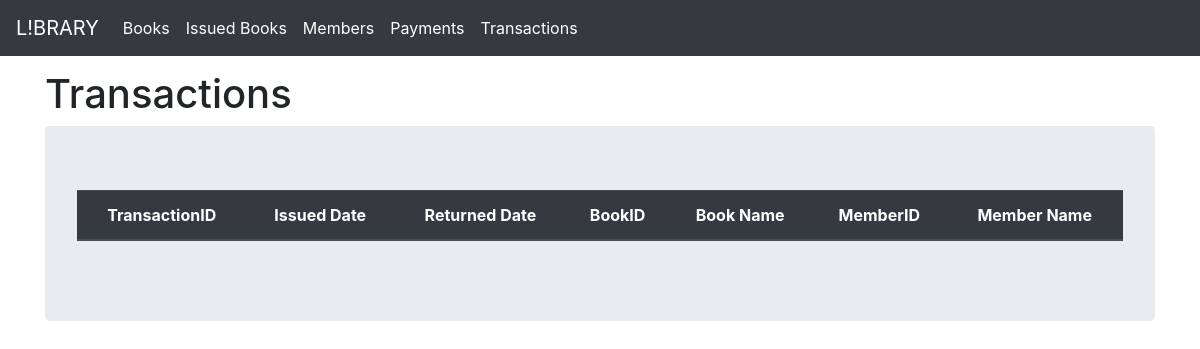
Page /trasaction on the earlier database version.
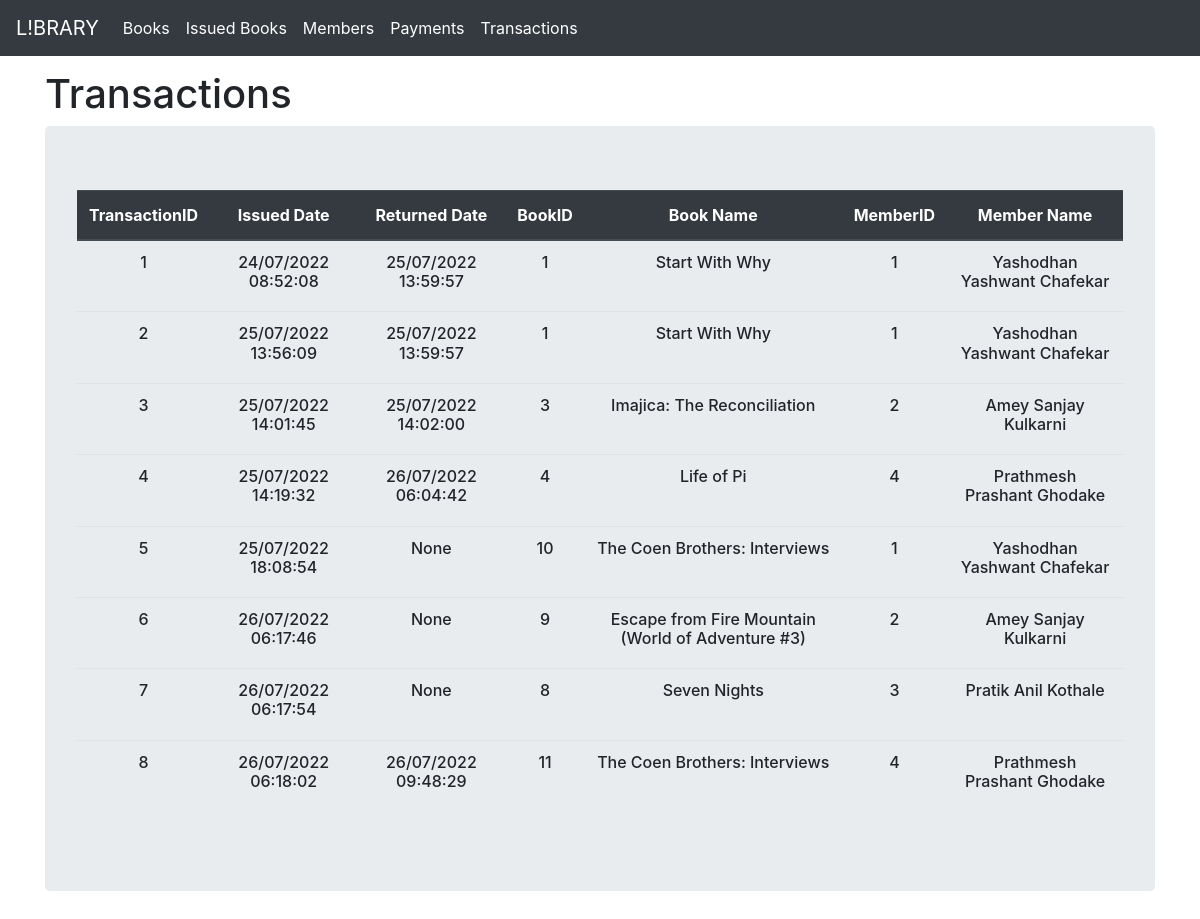
Same page on the later database version.
### Library/models.py (models this page shows)
class Trasaction(db.Model):
    id = db.Column(db.Integer, primary_key=True)
    book_id = db.Column(db.Integer, db.ForeignKey('book.id'),
        nullable=False)
    book = db.relationship('Book')
    member_id = db.Column(db.Integer, db.ForeignKey('member.id'),
        nullable=False)
    member = db.relationship('Member')
    returned = db.Column(db.Boolean, default=False )
    returned_date = db.Column(db.DateTime(timezone=True))
    isuued_date = db.Column(db.DateTime(timezone=True), default=func.now())

class Book(db.Model):
    id = db.Column(db.Integer, primary_key=True)
    name = db.Column(db.String(100))
    isbn = db.Column(db.String(20))
    author = db.Column(db.String(100))
    publisher = db.Column(db.String(100))
    issued = db.Column(db.Boolean, default=False )

class Member(db.Model):
    id = db.Column(db.Integer, primary_key=True)
    fullname = db.Column(db.String(100))
    email = db.Column(db.String(100))
    phone = db.Column(db.String(13))
    debt = db.Column(db.Integer)
    has_book = db.Column(db.Boolean, default=False )

### Library/books.py (the view)
@books.route('/trasaction', methods=['GET','POST'])
def trasaction():
    transaction = Trasaction.query.all()
    data = transaction
    members=[]
    books=[]
    for j in transaction:
        book = Book.query.get(j.book_id)
        books.append(book.name)
    for i in transaction:
        member = Member.query.get(i.member_id)
        members.append(member.fullname)
    data = (data,members,books)
    return render_template('trasaction.html', data=data)

### Library/templates/trasaction.html (shortened to what this page needs)
{% extends 'base.html' %}
{% block body %}
<div style="text-align:center; display: flex; flex-direction: row; align-items:center">
    <div style="flex:16; text-align:left ">
        <h1>Transactions</h1>
    </div>
</div>
<div class="container-fluid jumbotron" style="text-align:center ;">
    <table class="table">
        <thead class="thead-dark">
            <th>TransactionID</th>
            <th>Issued Date</th>
            <th>Returned Date</th>
            <th>BookID</th>
            <th>Book Name</th>
            <th>MemberID</th>
            <th>Member Name</th>
        </thead>
        {% for i in data[0] %}
        <tr>
            <td><h6>{{i.id}}</h6></td>
            <td><h6>{{i.isuued_date.strftime("%d/%m/%Y %H:%M:%S")}}</h6></td>
            {% if i.returned_date %}
            <td><h6>{{i.returned_date.strftime("%d/%m/%Y %H:%M:%S")}}</h6></td>
            {% else %}
            <td><h6>{{i.returned_date}}</h6></td>
            {% endif %}
            <td><h6>{{i.book_id}}</h6></td>
            <td><h6>{{ data[2][loop.index-1]}}</h6></td>
            <td><h6>{{i.member_id}}</h6></td>
            <td><h6>{{ data[1][loop.index-1] }}</h6></td>
        </tr>
        {% endfor %}
    </table>
</div>
{% endblock %}

Differences in the rows shown:
added Trasaction: id "1", isuued_date "24/07/2022 08:52:08", returned_date "25/07/2022 13:59:57", book_id "1", member_id "1"
now on this page (row edited): Book: name "Start With Why"
added Member: fullname "Yashodhan Yashwant Chafekar"
added Trasaction: id "2", isuued_date "25/07/2022 13:56:09", returned_date "25/07/2022 13:59:57", book_id "1", member_id "1"
added Trasaction: id "3", isuued_date "25/07/2022 14:01:45", returned_date "25/07/2022 14:02:00", book_id "3", member_id "2"
now on this page (row edited): Book: name "Imajica: The Reconciliation"
added Member: fullname "Amey Sanjay Kulkarni"
added Trasaction: id "4", isuued_date "25/07/2022 14:19:32", returned_date "26/07/2022 06:04:42", book_id "4", member_id "4"
added Book: name "Life of Pi"
added Member: fullname "Prathmesh Prashant Ghodake"
added Trasaction: id "5", isuued_date "25/07/2022 18:08:54", returned_date "None", book_id "10", member_id "1"
added Book: name "The Coen Brothers: Interviews"
added Trasaction: id "6", isuued_date "26/07/2022 06:17:46", returned_date "None", book_id "9", member_id "2"
added Book: name "Escape from Fire Mountain (World of Adventure #3)"
added Trasaction: id "7", isuued_date "26/07/2022 06:17:54", returned_date "None", book_id "8", member_id "3"
added Book: name "Seven Nights"
added Member: fullname "Pratik Anil Kothale"
added Trasaction: id "8", isuued_date "26/07/2022 06:18:02", returned_date "26/07/2022 09:48:29", book_id "11", member_id "4"
added Book: name "The Coen Brothers: Interviews"
